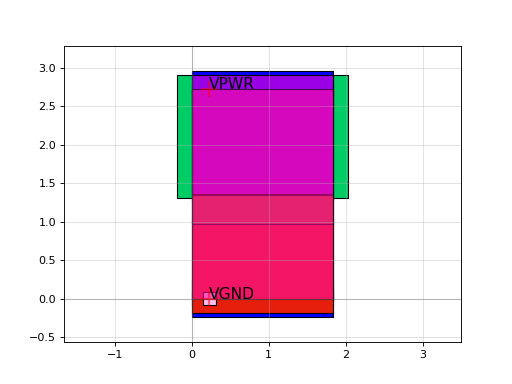

Source code (Python):
import sky130

c = sky130.components.sky130_fd_sc_hd__clkinv_2()
c.plot()
